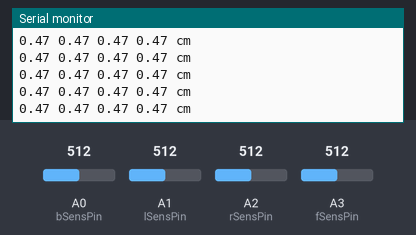
This sketch was run on a simulated Arduino Uno, built with avr-gcc and run on an emulated ATmega328P. Shown: the last lines printed to the serial monitor. The test bench sets the inputs (shaded band); at power-on: A0 (bSensPin) = 512, A1 (lSensPin) = 512, A2 (rSensPin) = 512, A3 (fSensPin) = 512.

Above: at 1.2 s.
1.3 s: A0 (bSensPin) set to 716
At 2.4 s:
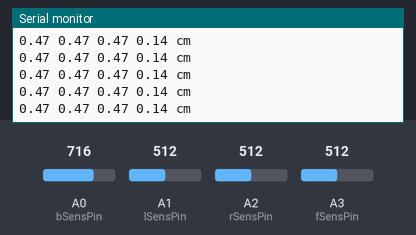
4.3 s: A1 (lSensPin) set to 716
At 4.9 s:
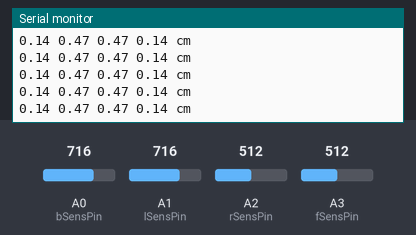
7.3 s: A2 (rSensPin) set to 716
At 8.0 s:
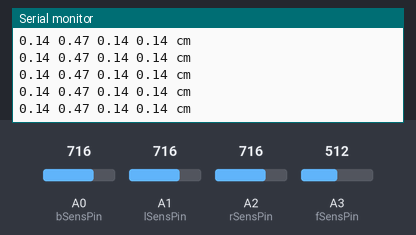
10.3 s: A3 (fSensPin) set to 716
At 11.1 s:
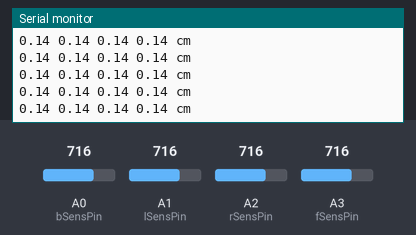
11.8 s: A0 (bSensPin) set to 992
At 12.5 s:
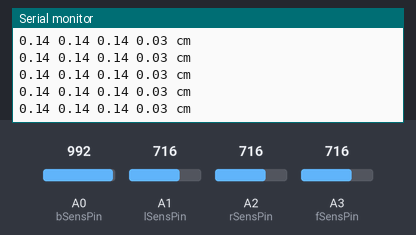
13.3 s: A1 (lSensPin) set to 992
At 14.2 s:
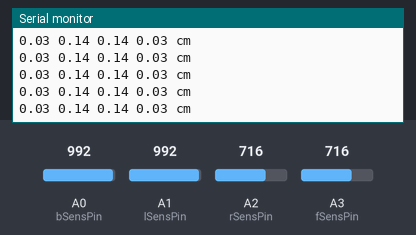
Timing chart, 0 to 15.8 s (numbered marks = the images above; inputs shaded):
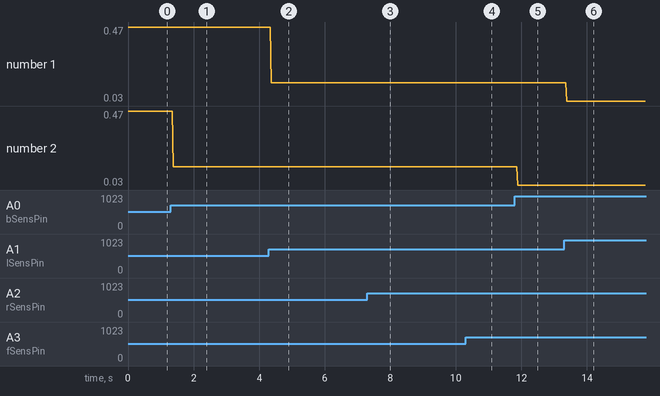

The sketch:

TestWallSensors.ino
```cpp
/*
  Analog input, serial output

 */

// These constants won't change.  They're used to give names
// to the pins used:
const int fSensPin = A3;  // Analog input pin that the potentiometer is attached to
const int rSensPin = A2;
const int lSensPin = A1;
const int bSensPin = A0;

float fDist = 0; // front distance (cm)
float rDist = 0; // left distance (cm)
float lDist = 0; // right distance (cm)
float bDist = 0; // back distance (cm)

void setup() {
  // initialize serial communications at 9600 bps:
  analogReference(2); // 2 = INTERNAL1V1 (i.e., 1.1V aref)
  Serial.begin(9600);
}

void loop() {
  // read the analog in value:
  lDist = 10.174*exp(-0.006*analogRead(lSensPin));
  fDist = 10.174*exp(-0.006*analogRead(fSensPin));
  rDist = 10.174*exp(-0.006*analogRead(rSensPin));
  bDist = 10.174*exp(-0.006*analogRead(bSensPin));
  // map it to the range of the analog out:

  // print the results to the serial monitor:
  Serial.print(lDist);
  Serial.print(" ");
  Serial.print(fDist);
  Serial.print(" ");
  Serial.print(rDist);
  Serial.print(" ");
  Serial.print(bDist);
  Serial.println(" cm");

  // wait 2 milliseconds before the next loop
  // for the analog-to-digital converter to settle
  // after the last reading:
  delay(2);
}
```

Measured:
- after the input at 1.3 s, the serial monitor: prints a new line after 0.07 s (image 1)
- after the input at 4.3 s, the serial monitor: prints a new line after 0.07 s (image 2)
- after the input at 7.3 s, the serial monitor: prints a new line after 0.09 s (image 3)
- after the input at 10.3 s, the serial monitor: prints a new line after 0.09 s (image 4)
- after the input at 11.8 s, the serial monitor: prints a new line after 0.08 s (image 5)
- after the input at 13.3 s, the serial monitor: prints a new line after 0.08 s (image 6)
- plotted number 2: 0.47 → 0.14 after the input at 1.3 s, 0.14 → 0.03 after the input at 11.8 s
